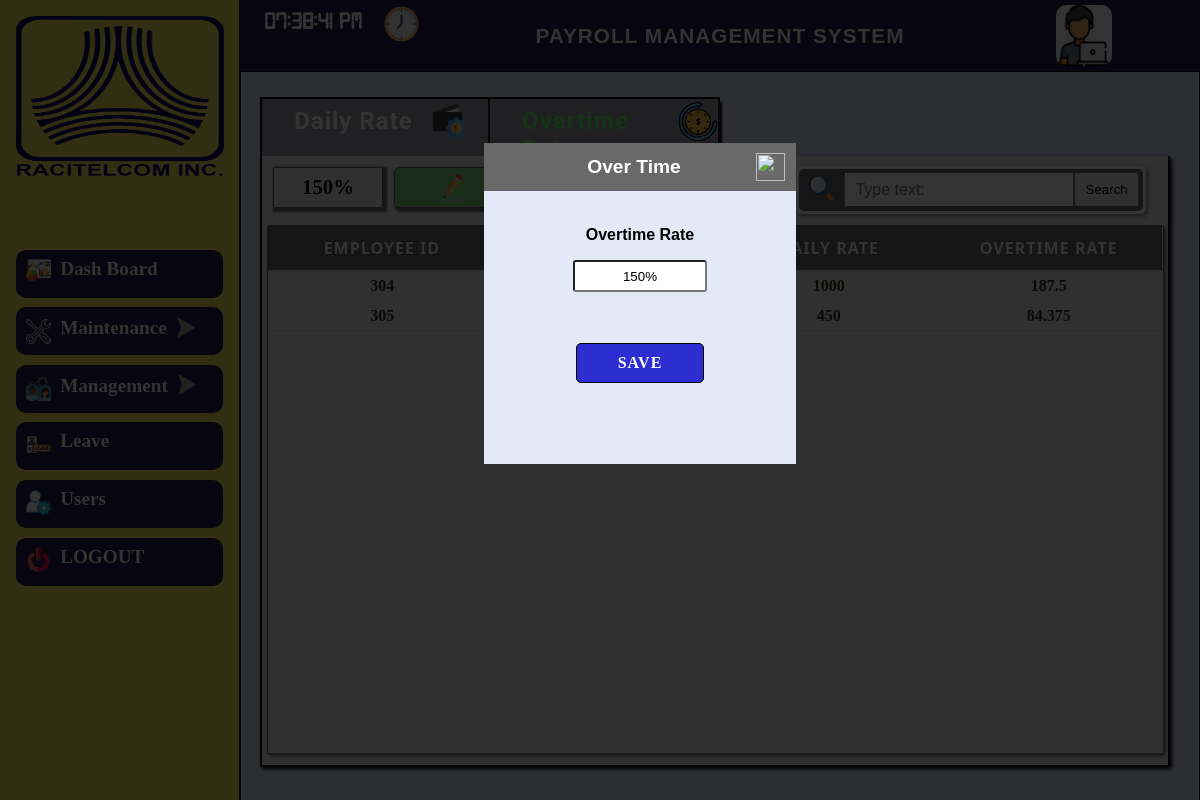
The page /admin-side/management/edit_ot_rate_layout.php on the database its author committed.
### tables this page shows
CREATE TABLE `tbl_company_information` (
  `ID` int(11) NOT NULL,
  `LOGO` varchar(200) NOT NULL,
  `System_Name` varchar(30) NOT NULL,
  `Company_Name` varchar(30) NOT NULL,
  `State` varchar(20) NOT NULL,
  `City` varchar(20) NOT NULL,
  `Zipcode` varchar(10) NOT NULL,
  `Street` varchar(20) NOT NULL,
  `Building_Number` varchar(10) NOT NULL
);

CREATE TABLE `tbl_rate` (
  `id` int(11) NOT NULL,
  `Ot_Rate` int(11) NOT NULL
);

CREATE TABLE `tbl_personal_information` (
  `Personal_ID` int(11) NOT NULL,
  `Employees_ID` int(11) NOT NULL,
  `Last_Name` varchar(255) NOT NULL,
  `First_Name` varchar(255) NOT NULL,
  `Middle_Name` varchar(255) NOT NULL,
  `Birth_Date` date NOT NULL,
  `Email` varchar(255) NOT NULL,
  `Contact_Number` varchar(111) NOT NULL,
  `Zip_Code` varchar(255) NOT NULL,
  `Province` varchar(255) NOT NULL,
  `City` varchar(255) NOT NULL,
  `Street` varchar(255) NOT NULL,
  `Suffix` varchar(255) NOT NULL,
  `Status` varchar(255) NOT NULL,
  `Gender` varchar(255) NOT NULL
);

CREATE TABLE `tbl_employees_information` (
  `Employees_ID` int(11) NOT NULL,
  `Employee_Image` varchar(255) NOT NULL,
  `Hire_Date` date NOT NULL,
  `Daily_Rate` int(11) NOT NULL,
  `Schedule_ID` int(11) NOT NULL,
  `Position_ID` int(11) NOT NULL,
  `Department_ID` int(11) NOT NULL,
  `Employee_Types` varchar(20) NOT NULL
);

### admin-side/admin-layout/top_nav_read.php (called while the page is built, shortened)
<?php
      include "../../connection/connection.php";
       $select_title = "SELECT * FROM tbl_company_information order by ID desc ";
       $query_title =mysqli_query($conn,$select_title);
       $res_title = mysqli_fetch_assoc($query_title);
 ?>

### admin-side/management/read.php (called while the page is built, shortened)
<?php
	include "../../connection/connection.php";
	$sql = "SELECT * FROM (SELECT Employees_ID , First_Name,Last_Name FROM tbl_personal_information) tbl_personal_information
	JOIN (SELECT Employees_ID,Daily_Rate FROM tbl_employees_information ) tbl_employees_information
	ON tbl_employees_information.Employees_ID = tbl_personal_information.Employees_ID
	";
	$ot_rate = mysqli_query($conn,$sql);
	$res_ot_rate=mysqli_fetch_assoc($ot_rate);
								$select_rate = "SELECT id,Ot_Rate FROM `tbl_rate` where id = 1 ";
								$query_rate = mysqli_query($conn,$select_rate);
								$res_rate = mysqli_fetch_assoc($query_rate);
								$ot = $res_rate['Ot_Rate'];
?>

### admin-side/management/ot_rate_edit.php (the view, shortened to what this page needs)
<!DOCTYPE html>
<html>
<head>
	<link rel="stylesheet" type="text/css" href="basic_salary.css">
</head>
<body>
	<div class="background">
		<div class="div-background">
			<div class="home-content">
				<div class="box-payroll">
					<div class="payroll-nav-bar">
						<ul class="active" >
							<li ><a href="basic_salary_layout.php" >Daily Rate</a> <img src="../../icons/setting.png" id="img_salary" > </li>
							<li><a href="ot_layout.php" style="color:#66ff66"; >Overtime Rate</a><img id="img_history" src="../../icons/time-is-money.png"></li>
						</ul>
					</div>
					<div class="salary">
						<div class="salary-header">
							<div class="salary-header-left">
								<div class="salary-header-left">
								<label><?php echo$res_rate['Ot_Rate'] . "%"; ?></label>
								<a href="edit_ot_rate_layout.php"> <img id="ot_edit" src="../../icons/edit.svg" ></a>
							</div>
							</div>
							<div class="salary-header-right">
									<form method="POST" action="ot_layout.php">
									<div class="containter-search">
										<div class="containter-input-search">
										<img src="../../icons/search.svg" id="img_search">
										<input type="text" name="" class="input" placeholder="Type text:">
										<input type="submit" name=""  value="Search" class="search">
										</div>
									</div>
								</form>
							</div>
						</div>
						<div class="salary-body">
							<table class="payroll-table">
								<thead>
									<tr>
										<th>Employee ID</th>
										<th>Employee Name</th>
										<th>Daily Rate</th>
										<th>Overtime Rate</th>
								</thead>
								<tbody>
									<?php do { ?>
									<tr>
										<td><?php echo $res_ot_rate['Employees_ID']; ?></td>
										<td><?php echo $res_ot_rate['First_Name']; ?> <?php echo $res_ot_rate['Last_Name']; ?></td>
										<td><?PHP echo $res_ot_rate['Daily_Rate']; ?></td>
										<td><?PHP echo ((($res_ot_rate['Daily_Rate']/8)/100)*$ot); ?></td>
									</tr>
								</tbody>
									<?php }while($res_ot_rate=$ot_rate->fetch_assoc());  ?>
							</table>
						</div>
					</div>
				</div>
			</div>
			<div class="pop-up-edit">
				<div class="box-salary">
					<form method="post" action="update_ot_rate.php">
						<div class="header">
							<label>Over Time</label>
							<a href="ot_layout.php"><img id="close-id" src="../../icons/close.svg"></a>
						</div>
						<div class="body">
							<div class="name">
									<label>Overtime Rate</label>
									<input type="text" name="ot_rate" value="<?php echo$res_rate['Ot_Rate'] . "%"; ?>">
							</div>
							<div class="button">
								<button type="submit" name="submit">Save</button>
							</div>
						</div>
					</form>
				</div>
			</div>
		</div>
	</div>
</html>

### admin-side/admin-layout/top_nav.php (shortened to what this page needs)
<?php include"top_nav_read.php"; ?>
<!DOCTYPE html>
<html>
<head>
    <link rel="stylesheet" type="text/css" href="top_nav.css">
</head>
<body>
    <div class="top_div">
       <div class="clock">
           <p id="clock"></p><img src="../../icons/clock.png">
       </div>
       <div class="title1">
           <p><?php echo $res_title['System_Name']; ?></p>
       </div>
       <div class="user">
            <p><img src="../../icons/programmer.png"></p>
            <div class="type">
            </div>
       </div>
    </div>
</body>
</html>

### admin-side/settings/settings_layout.css (style rules this page uses)
* { padding: 0; margin: 0; box-sizing: border-box; }
html,body { position: relative; height: 100%; widows: 100%; }

### admin-side/admin-layout/top_side_bar.css (style rules this page uses)
* { padding: 0; margin: 0; box-sizing: border-box; }
html,body { position: relative; height: 100%; width: 100%; }

### admin-side/admin-layout/top_nav.css (style rules this page uses)
* { padding: 0; margin: 0; box-sizing: border-box; }
html,body { position: relative ; height: 100%; width: 100%; }
.top_div { position: relative; display: flex; flex-direction: row; height: 100%; width: 100%; background-color:#251749; }
.top_div .clock { position: relative; width: 25%; height: 100%; display: flex; flex-direction: row; }
.clock p { position: relative; height: 100%; width: 6em; font-size: 1.5em; color: white; font-weight: 600; padding-left: 1em; padding-top:.5em ; font-family: realtime-clock; }
.clock img { position: relative; height: 2.2em; width: 2.2em; top:.2em ; margin-top:.2em ; }
.top_div .title1 { position: relative; width: 50%; height: 100%; display: flex; justify-content: center; align-items: center; }
.title1 p { position: relative; font-size: 1.3em; text-transform: uppercase; letter-spacing: 1px; font-weight: 600; color: white; }
.top_div .user { position: relative; width: 25%; height: 100%; display: flex; flex-direction: row; }
.user img { position: relative; height: 85%; width: 3.5em; top: 5px; border-radius: 10px; margin-left: 6em; background: white; }
.user .type { position: relative; display: flex; flex-direction: column; }

### admin-side/management/ot_rate_edit.php (style rules this page uses)
.payroll-nav-bar ul li:nth-child(1) { border-left: solid 2PX black; }

### rows shown on the page
tbl_company_information: System_Name "PAYROLL MANAGEMENT SYSTEM"
tbl_rate: Ot_Rate "150", ot_rate "150%"
tbl_personal_information: Employees_ID.Employees_ID "304", Employees_ID.Daily_Rate "1000", (($res_ot_rate['Daily_Rate']/8)/100)*$ot "187.5"
tbl_personal_information: Employees_ID.Employees_ID "305", Employees_ID.Daily_Rate "450", (($res_ot_rate['Daily_Rate']/8)/100)*$ot "84.375"
